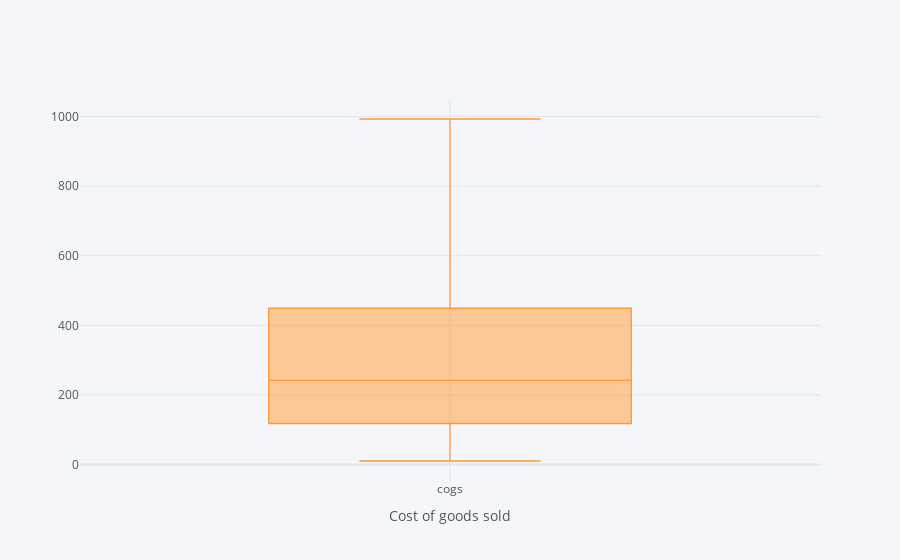

Notebook cell for this chart:
### Code cell
data1=data['cogs']
data1.iplot(kind='box',xTitle='Cost of goods sold')

### Figure 1 — Plotly figure (JSON) as saved in the notebook; plotly's stock layout.template omitted (floating-point values rounded to 4 significant figures; data arrays with more than 128 entries replaced by an {"elided": "..."} marker saying what was removed)
{"data": [{"boxpoints": false, "line": {"width": 1.3}, "marker": {"color": "rgba(255, 153, 51, 1.0)"}, "name": "cogs", "orientation": "v", "type": "box", "y": {"elided": "1000 float values"}}], "layout": {"legend": {"bgcolor": "#F5F6F9", "font": {"color": "#4D5663"}}, "paper_bgcolor": "#F5F6F9", "plot_bgcolor": "#F5F6F9", "title": {"font": {"color": "#4D5663"}}, "xaxis": {"gridcolor": "#E1E5ED", "showgrid": true, "tickfont": {"color": "#4D5663"}, "title": {"font": {"color": "#4D5663"}, "text": "Cost of goods sold"}, "zerolinecolor": "#E1E5ED"}, "yaxis": {"gridcolor": "#E1E5ED", "showgrid": true, "tickfont": {"color": "#4D5663"}, "title": {"font": {"color": "#4D5663"}, "text": ""}, "zerolinecolor": "#E1E5ED"}}}
